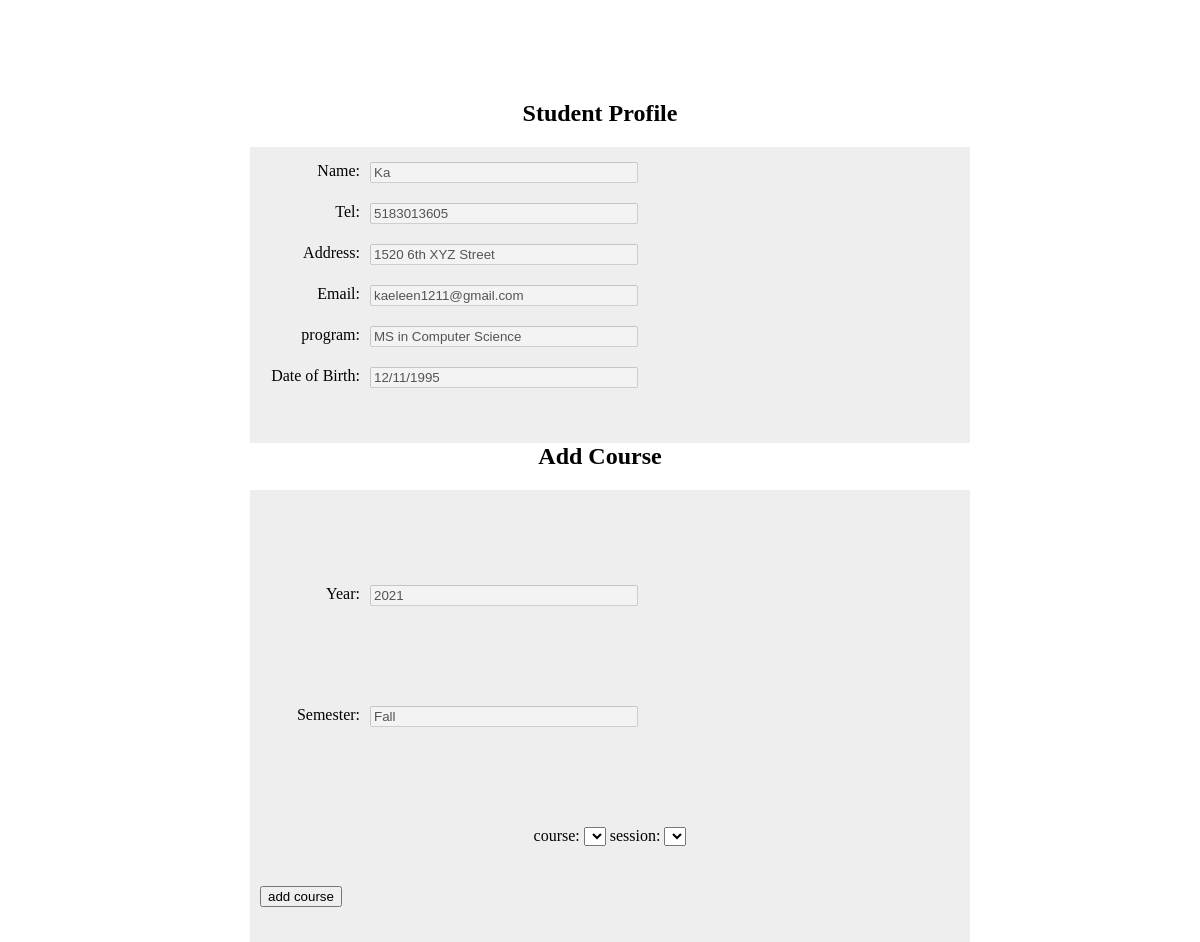
The app's page /student/add_enrollment.php (signed in) with its own data.
### tables this page shows
CREATE TABLE IF NOT EXISTS `student` (
  `student_id` int UNSIGNED NOT NULL AUTO_INCREMENT,
  `name` varchar(255) DEFAULT NULL,
  `email` varchar(255) DEFAULT NULL,
  `address` varchar(255) DEFAULT NULL,
  `password` varchar(255) NOT NULL DEFAULT '123',
  `program_id` int DEFAULT NULL,
  `tel` varchar(255) DEFAULT NULL,
  `dob` varchar(255) DEFAULT NULL,
  PRIMARY KEY (`student_id`) USING BTREE
);

CREATE TABLE IF NOT EXISTS `program` (
  `program_id` int NOT NULL AUTO_INCREMENT,
  `type` varchar(255) DEFAULT NULL,
  `program_name` varchar(255) DEFAULT NULL,
  PRIMARY KEY (`program_id`) USING BTREE
);

### student/add_enrollment.php (the view, shortened to what this page needs)
<?php
include '../mysql.php';
$student_id = $_SESSION['student_id'];
$sql = "select student.*,program.program_name from student join program on program.program_id = student.program_id and student_id=$student_id = $student_id;
";
$result = mysqli_query($conn,$sql);
$student_info = mysqli_fetch_assoc($result);
?>
<!DOCTYPE html>
<html lang="en">
<head>
</head>
<body>
<div class="adds-stu-wrap" style="display: block">
    <h2 class="head" style="text-align:center"> Student Profile</h2>
    <div class="adds-stu">
        <form action="edit_do.php" method="post">
                    <div>
                        <p>Name:</p>
                        <input type="text" name="name" disabled id="" value="<?php echo  $student_info['name'];  ?>">
                    </div>
                    <div>
                        <p>Tel:</p>
                        <input type="text" name="tel" id=""  disabled value="<?php echo  $student_info['tel'];  ?>">
                    </div>
                    <div>
                        <p>Address:</p>
                        <input type="text" name="address" id="" disabled value="<?php echo  $student_info['address'];  ?>">
                    </div>
                     <div>
                        <p>Email:</p>
                        <input type="text" name="email" id="" disabled value="<?php echo  $student_info['email'];  ?>">
                    </div>
                    <div>
                        <p>program:</p>
                        <input type="text" name="program" id="" disabled value="<?php echo  $student_info['program_name'];  ?>">
                    </div>
                    <div>
                        <p>Date of Birth:</p>
                        <input type="text" name="dob" id=""  disabled value="<?php echo  $student_info['dob'];  ?>">
                    </div>
        </form>
    </div>
</div>
<div class="adds-stu-wrap" style="display: block">
    <h2 class="head" style="text-align:center">Add Course </h2>
    <div class="adds-stu">
        <form action="edit_do.php" method="post">
            <div style="text-align: center;margin-top: 80px">
                <p>Year:</p>
                <input type="text" name="year" id="year" disabled value="2021">
            </div>
            <div style="text-align: center;margin-top: 80px">
                <p>Semester:</p>
                <input type="text" name="semester" id="semester" disabled value="Fall">
            </div>
            <div style="text-align: center;margin-top: 80px">
                course:
                <select name="course" id="course" onchange="get_session()">
                </select>
                session:
                <select name="session" id="session">
                </select>
            </div>
            <div>
                <button>add course</button>
            </div>
        </form>
    </div>
</div>
</body>
</html>

### student/add_enrollment.php (style rules this page uses)
.adds-stu-wrap { width: 700px; height: auto; margin: 0 auto; margin-top: 100px; }
.adds-stu { float: left; width: 100%; height: auto; background-color: #eee; padding: 15px 10px; }
.adds-stu div { float: left; width: 100%; margin-bottom: 20px; }
.adds-stu div>p { float: left; width: 100px; margin: 0 10px 0 0; text-align: right; }
.adds-stu div>input { float: left; width: 260px; }

### records on screen
student: name "Ka", tel "5183013605", address "1520 6th XYZ Street", email "kaeleen1211@gmail.com", program "MS in Computer Science", dob "12/11/1995"
